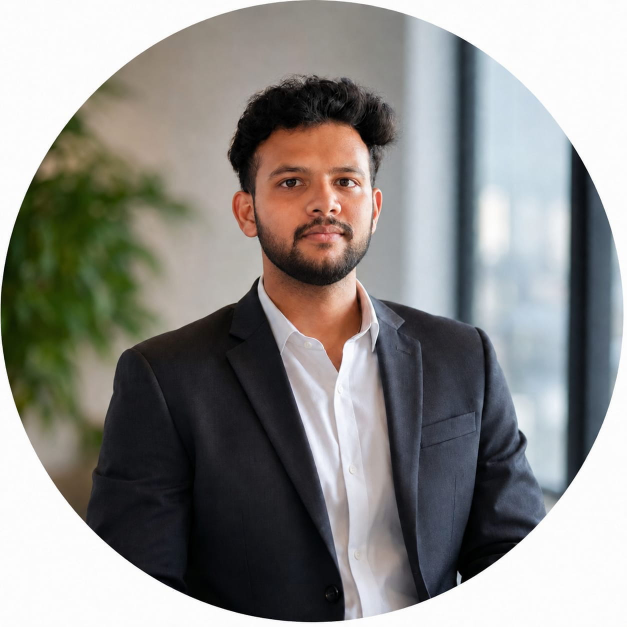
#> input picture backend/storage/quarantine/quarantine/image/20260925/6151d53b-4ba3-465a-8dc0-034f5c476df9.jpg, 1254 x 1254 px (shown at 1/2 size)
$ python -i copy_move.py   (imports and definitions only)   (older library calls are emulated)
#> lines starting #> are read from the running program, lines starting #| are printed output that depends on the picture
#> further down, picture is the input picture: PIL image 1254x1254 RGB; mean R, G, B 141.2, 140, 136.9
"""
TruthLens AI/ML — Copy-Move & Splicing Forensic Analysis Engine
Blueprint: Module 05 — Image Authenticity Analysis
           Section J S2 — Copy-move cloning detection & image splicing forensics

Classical computer vision forensic implementation:
  1. Copy-Move Forgery Detection:
     - Multi-scale ORB keypoint detection (Fast & deterministic).
     - Descriptor self-matching with Lowe's ratio test (k-NN, k=3).
     - Spatial distance thresholding to eliminate adjacent/local texture matches.
     - Geometric verification via RANSAC affine transformation estimation.
     - Clusters of spatially separated, geometrically consistent inliers identify
       cloned / copy-moved image patches.

  2. Splicing Forgery Detection:
     - Spatial patch-level Laplacian noise variance inconsistency analysis.
     - Cross-region noise coefficient of variation (CV) measurement.
     - Combined with localized compression/residual disparity.
     - Images spliced from different sources exhibit disparate sensor noise
       profiles across regional blocks.
"""

from __future__ import annotations

import logging
from dataclasses import asdict, dataclass
from typing import Any, Dict, List, Optional, Tuple

import cv2
import numpy as np
from PIL import Image

logger = logging.getLogger(__name__)


@dataclass(frozen=True)
class ManipulationAnalysisResult:
    """Output container for copy-move and splicing forensic detection."""
    copy_move_detected: bool
    splicing_detected: bool
    copy_move_score: float      # [0.0, 1.0] confidence score based on RANSAC inliers
    splicing_score: float       # [0.0, 1.0] score based on spatial noise inconsistency
    evidence: Dict[str, Any]

    def to_dict(self) -> Dict[str, Any]:
        return asdict(self)


def detect_copy_move_and_splicing(
    pil_image: Image.Image,
    min_spatial_dist: float = 30.0,
    ratio_threshold: float = 0.75,
    min_inliers_for_detection: int = 6,
    grid_size: Tuple[int, int] = (4, 4),
) -> ManipulationAnalysisResult:
    """
    Execute copy-move and splicing forensic analysis on a PIL Image.

    Args:
        pil_image: Source image in RGB.
        min_spatial_dist: Minimum Euclidean pixel distance between matched keypoints
                          to exclude natural adjacent repetitive textures.
        ratio_threshold: Lowe's ratio test threshold for descriptor matching.
        min_inliers_for_detection: Minimum RANSAC inliers required to flag copy-move.
        grid_size: (rows, cols) grid for regional noise inconsistency calculation.

    Returns:
        ManipulationAnalysisResult with deterministic flags, scores, and evidence.
    """
#> called with min_spatial_dist = 30, ratio_threshold = 0.75, min_inliers_for_detection = 6, grid_size = (4, 4)
    rgb_array = np.array(pil_image.convert("RGB"), dtype=np.uint8)
    h, w, _ = rgb_array.shape
#> h = 1254; w = 1254

    if h < 16 or w < 16:
        return ManipulationAnalysisResult(
            copy_move_detected=False,
            splicing_detected=False,
            copy_move_score=0.0,
            splicing_score=0.0,
            evidence={
                "reason": "Image too small for keypoint or patch analysis",
                "image_dimensions": [w, h],
                "orb_keypoints": 0,
                "candidate_matches": 0,
                "ransac_inliers": 0,
                "noise_cv": 0.0,
            },
        )

    gray = cv2.cvtColor(rgb_array, cv2.COLOR_RGB2GRAY)
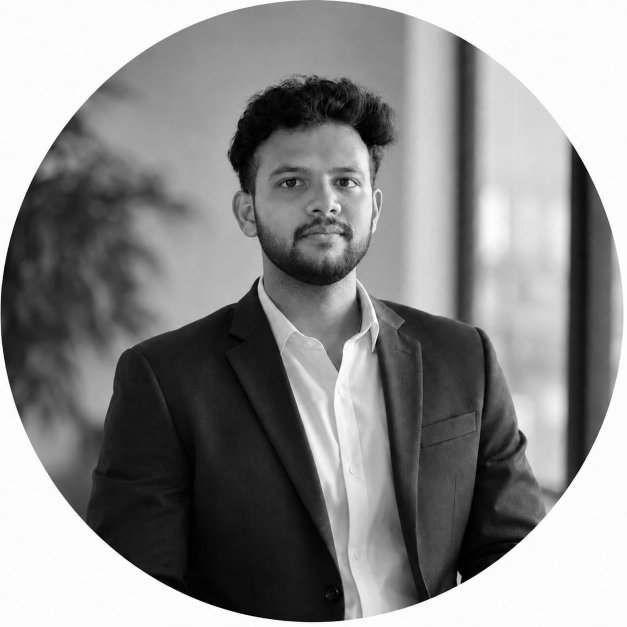
#> gray: shape (1254, 1254) (shown at 1/2 size); min 0, max 255, mean 140

    # ------------------------------------------------------------------ #
    # Part 1: Copy-Move Detection via ORB + Self-Match + RANSAC
    # ------------------------------------------------------------------ #
    orb = cv2.ORB_create(
        nfeatures=1200,
        scaleFactor=1.2,
        nlevels=8,
        edgeThreshold=15,
        patchSize=31,
    )
    keypoints, descriptors = orb.detectAndCompute(gray, None)
#> keypoints = 1200 keypoints; strongest (x, y, size): (924, 1157, 111.1), (922, 1166, 31), (923, 1165, 37.2), (923, 1162, 77.1)

    copy_move_detected = False
    inlier_count = 0
    candidate_matches_count = 0
    copy_move_score = 0.0

    if keypoints is not None and descriptors is not None and len(keypoints) >= 10:
        bf = cv2.BFMatcher(cv2.NORM_HAMMING, crossCheck=False)
        # Match against own descriptors: k=3
        # Match 0 is self (dist=0); Match 1 is closest non-self; Match 2 is second closest
        try:
            raw_matches = bf.knnMatch(descriptors, descriptors, k=3)
#> raw_matches = 1200 matches
        except cv2.error as exc:
            logger.warning("ORB self-matching failed: %s", exc)
            raw_matches = []

        candidate_pairs: List[Tuple[int, int]] = []
        seen_pairs = set()

        for match_group in raw_matches:
            if len(match_group) < 3:
                continue
            _m_self, m1, m2 = match_group[0], match_group[1], match_group[2]

            # Lowe's ratio test on non-self matches
            if m1.distance < ratio_threshold * m2.distance:
                q_idx = m1.queryIdx
                t_idx = m1.trainIdx
                if q_idx == t_idx:
                    continue

                pair_key = (min(q_idx, t_idx), max(q_idx, t_idx))
                if pair_key in seen_pairs:
                    continue
                seen_pairs.add(pair_key)

                pt1 = keypoints[q_idx].pt
                pt2 = keypoints[t_idx].pt
                spatial_dist = float(np.hypot(pt1[0] - pt2[0], pt1[1] - pt2[1]))

                if spatial_dist >= min_spatial_dist:
                    candidate_pairs.append((q_idx, t_idx))
#> this loop made 1200 passes
#> (t_idx, pair_key, pt1, pt2, spatial_dist) on passes 3, 8, 11, 13, 15, 20, 24, 25, 28, 30, 33, 34: (285, (2, 285), (481, 379), (480, 379.2), 1.02), (303, (7, 303), (724, 1234), (723.6, 1233.6), 0.566), (474, (10, 474), (863, 1194), (862.8, 1194), 0.2), (318, (12, 318), (628, 151), (627.6, 151.2), 0.447), (269, (14, 269), (661, 422), (661.2, 421.2), 0.825), (290, (19, 290), (627, 155), (627.6, 154.8), 0.632), (263, (23, 263), (922, 1166), (922.8, 1165.2), 1.13), (339, (24, 339), (746, 440), (746.4, 440.4), 0.566), (265, (27, 265), (915, 1143), (915.6, 1143.6), 0.849), (351, (29, 351), (629, 158), (628.8, 158.4), 0.447), (305, (32, 305), (684, 465), (684, 464.4), 0.6), (163, (33, 163), (745, 465), (744, 467), 2.24)
#> (t_idx, pair_key, pt2, spatial_dist) on pass 156: (461, (155, 461), (624, 162), 0)
#> after the loop, candidate_pairs = [(1193, 1028)]; seen_pairs = 274 items

        candidate_matches_count = len(candidate_pairs)
#> candidate_matches_count = 1

        # Geometric verification using RANSAC
        if candidate_matches_count >= 4:
            src_pts = np.float32([keypoints[q].pt for q, _ in candidate_pairs]).reshape(-1, 1, 2)
            dst_pts = np.float32([keypoints[t].pt for _, t in candidate_pairs]).reshape(-1, 1, 2)

            _, inliers = cv2.estimateAffinePartial2D(
                src_pts,
                dst_pts,
                method=cv2.RANSAC,
                ransacReprojThreshold=8.0,
                maxIters=2000,
            )

            if inliers is not None:
                inlier_count = int(np.sum(inliers))
                copy_move_score = float(np.clip(inlier_count / 12.0, 0.0, 1.0))
                if inlier_count >= min_inliers_for_detection:
                    copy_move_detected = True

    # ------------------------------------------------------------------ #
    # Part 2: Splicing Detection via Regional Noise Variance Discrepancy
    # ------------------------------------------------------------------ #
    rows, cols = grid_size
    patch_h = h // rows
#> patch_h = 313
    patch_w = w // cols
#> patch_w = 313

    patch_variances: List[float] = []

    if patch_h >= 4 and patch_w >= 4:
        for r in range(rows):
            for c in range(cols):
                patch = gray[r * patch_h : (r + 1) * patch_h, c * patch_w : (c + 1) * patch_w]
                lap = cv2.Laplacian(patch, cv2.CV_64F)
                patch_variances.append(float(lap.var()))
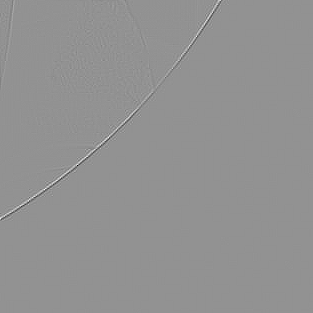
#> lap: shape (313, 313) float64; min -342, max 254, mean 0; drawn with min black and max white
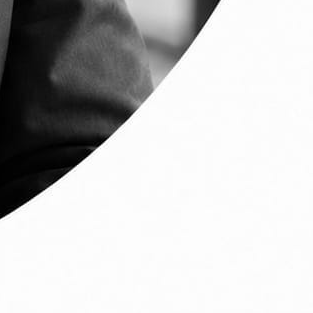
#> patch: shape (313, 313); min 0, max 255, mean 196.6
#> after the loop, patch_variances = [67.6, 86.49, 95.76, 23.88, 118.6, 76.65, 121.6, 47.01, 104.3, 55.87, 95.64, 61.73, 116.3, 119.9, 124.1, 103.6]

        variances_arr = np.array(patch_variances, dtype=np.float64)
#> variances_arr has the same summary as patch_variances
        mean_var = float(np.mean(variances_arr))
#> mean_var = 88.7
        std_var = float(np.std(variances_arr))
#> std_var = 29.45

        # Coefficient of variation (CV = std / mean)
        if mean_var > 1e-4:
            noise_cv = std_var / mean_var
#> noise_cv = 0.332
        else:
            noise_cv = 0.0

        # Splicing detection threshold: natural single-capture images have moderate CV.
        # Spliced composites combining disparate camera/render textures produce high CV.
        splicing_detected = bool(noise_cv > 0.85 and mean_var > 1.0)
#> splicing_detected = False
        splicing_score = float(np.clip(noise_cv / 1.5, 0.0, 1.0))
#> splicing_score = 0.221
    else:
        noise_cv = 0.0
        splicing_detected = False
        splicing_score = 0.0

    evidence: Dict[str, Any] = {
        "orb_keypoints": len(keypoints) if keypoints is not None else 0,
        "candidate_matches": candidate_matches_count,
        "ransac_inliers": inlier_count,
        "copy_move_score": round(copy_move_score, 4),
        "noise_cv": round(noise_cv, 4),
        "splicing_score": round(splicing_score, 4),
        "patches_analyzed": len(patch_variances),
    }
#> evidence = {'orb_keypoints': 1200, 'candidate_matches': 1, 'ransac_inliers': 0, 'copy_move_score': 0, 'noise_cv': 0.332, 'splicing_score': 0.221, 'patches_analyzed': 16}

    logger.debug(
        "Manipulation analysis | copy_move=%s (inliers=%d) splicing=%s (noise_cv=%.3f)",
        copy_move_detected,
        inlier_count,
        splicing_detected,
        noise_cv,
    )

    return ManipulationAnalysisResult(
        copy_move_detected=copy_move_detected,
        splicing_detected=splicing_detected,
        copy_move_score=round(copy_move_score, 4),
        splicing_score=round(splicing_score, 4),
        evidence=evidence,
    )

>>> from PIL import Image
>>> picture = Image.open('../../../backend/storage/quarantine/quarantine/image/20260925/6151d53b-4ba3-465a-8dc0-034f5c476df9.jpg')
>>> result = detect_copy_move_and_splicing(picture)
